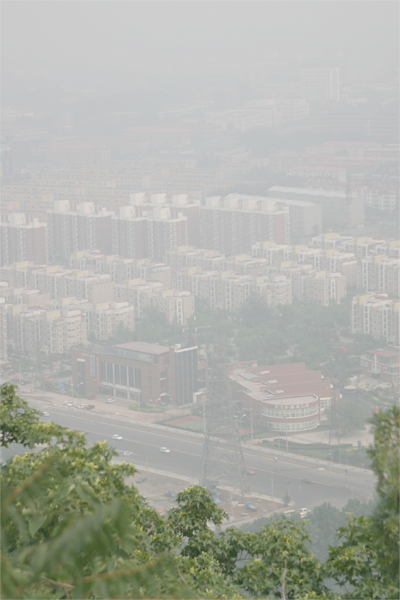
%> input picture Code/non_local_dehazing/images/cityscape_input.png, 400 x 600 px
$ octave imageEvaluationMetrics.m   (GNU Octave 9; MATLAB toolbox functions it lacks are replaced by stand-ins)
%> lines starting %> are read from the running program, lines starting %| are printed output that depends on the picture
% Image Evaluation Metrics used in Qing et al. (see references)
% Better Dehazing - Lower Mc, Higher Ec and Gc in dehazed image

clear all

% Image to evaluate
try
    I = imread('non_local_dehazing/images/cityscape_input.png');
%> I is the input picture: size 600x400x3 uint8; mean R, G, B 173.5, 175.6, 167.6
catch
    warning('Image Not Found');
    return
end

if (size(I,3) == 1)  % grayscale
    [m,n] = size(I);
    meanc = mean(mean(I));   % mean value
    h = imhist(I)/(m*n);              % compute histogram
    ec = sum(-h.*log2(0.0001+h));  % entropy
    j = 1:m-1;   k = 1:n-1;
    gx = zeros(m-1,n-1); gy = zeros(m-1,n-1);
    gx(j,k) = I(j,k+1) - I(j,k);    % gradient along x direction
    gy(j,k) = I(j+1,k) - I(j,k);    % gradient along y direction
    gc = mean(mean(sqrt(0.5*(gx.^2 + gy.^2))));  % average of gradient magnitude
else    % color
    [m,n,~] = size(I);
%> m = 600; n = 400
    meanc = reshape(mean(mean(I)),1,3);   % mean value
%> meanc = [173.5 175.6 167.6]
    h1 = imhist(I(:,:,1))/(m*n);      % compute histogram in each channel
%> h1 = 256 values, max 0.0518 at index 205, min 0 at index 1, mean 0.00391
    h2 = imhist(I(:,:,2))/(m*n);
%> h2 = 256 values, max 0.0481 at index 205, min 0 at index 1, mean 0.00391
    h3 = imhist(I(:,:,3))/(m*n);
%> h3 = 256 values, max 0.0421 at index 205, min 0 at index 1, mean 0.00391
    ec = [sum(-h1.*log2(0.0001+h1)),sum(-h2.*log2(0.0001+h2)),sum(-h3.*log2(0.0001+h3))]; % entropy
%> ec = [6.34 6.24 6.26]
    j = 1:m-1;   k = 1:n-1;
%> after `j = 1:m-1`: j = 599 values from 1 to 599
%> after `k = 1:n-1`: k = 399 values from 1 to 399
    gx = zeros(m-1,n-1,3); gy = zeros(m-1,n-1,3);
    gx(j,k,:) = I(j,k+1,:) - I(j,k,:);    % gradient along x direction
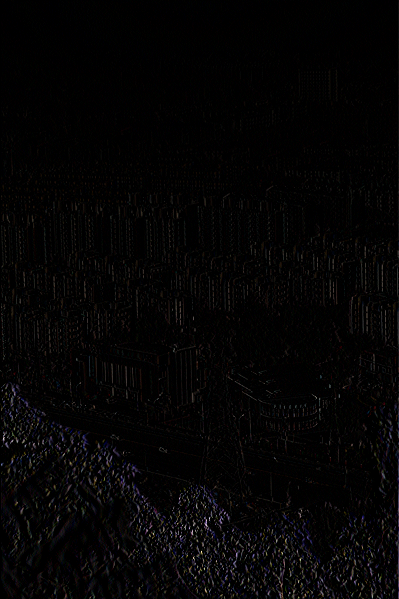
%> gx: size 599x399x3 double; mean R, G, B 1.6, 1.3, 1.4; drawn with min black and max white
    gy(j,k,:) = I(j+1,k,:) - I(j,k,:);    % gradient along y direction
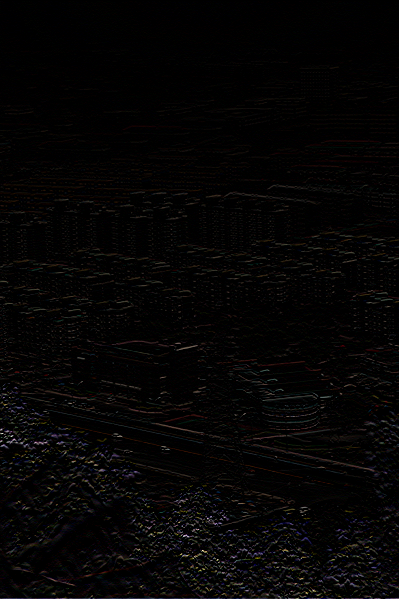
%> gy: size 599x399x3 double; mean R, G, B 1.8, 1.4, 1.4; drawn with min black and max white
    gc = reshape(mean(mean(sqrt(0.5*(gx.^2 + gy.^2)))),1,3);  % average of gradient magnitude
%> gc = [2.1 1.76 1.75]
end

disp('In order of channels ')
disp('Mean value Mc for image = ');
disp(meanc)
%|    173.45   175.62   167.61
disp('Entropy Ec for image = ');
disp(ec)
%|    6.3431   6.2369   6.2619
disp('Average Gradient Gc for image = ');
disp(gc)
%|    2.0976   1.7597   1.7528

$ run again, with Code/non_local_dehazing/images/pumpkins_input.png copied over Code/non_local_dehazing/images/cityscape_input.png
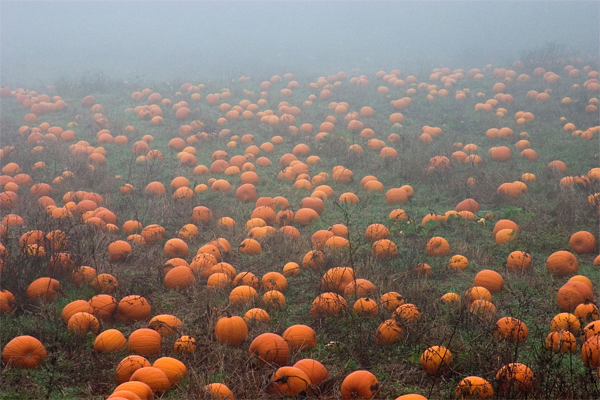
%> input picture Code/non_local_dehazing/images/pumpkins_input.png, 600 x 400 px
%> I is the input picture: size 400x600x3 uint8; mean R, G, B 132.7, 116.1, 106.8
%> meanc = [132.7 116.1 106.8]
%> h1 = 256 values, max 0.0107 at index 169, min 0 at index 1, mean 0.00391
%> h2 = 256 values, max 0.0088 at index 193, min 0 at index 207, mean 0.00391
%> h3 = 256 values, max 0.00765 at index 50, min 0 at index 226, mean 0.00391
%> ec = [7.5 7.42 7.6]
%> `gx(j,k,:) = I(j,k+1,:) - I(j,k,:);`:
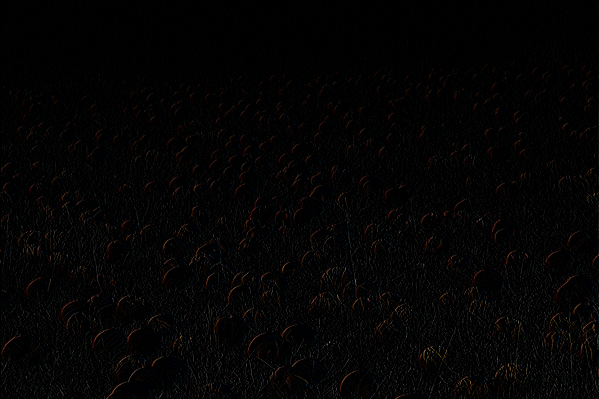
%> gx: size 399x599x3 double; mean R, G, B 4, 3.4, 3.3
%> `gy(j,k,:) = I(j+1,k,:) - I(j,k,:);`:
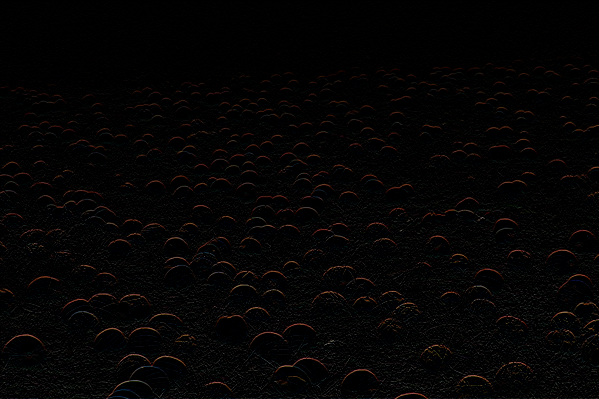
%> gy: size 399x599x3 double; mean R, G, B 4.4, 3.6, 3.3
%> gc = [5.19 4.26 3.98]
%|    132.71   116.12   106.82
%|    7.4959   7.4159   7.5999
%|    5.1924   4.2578   3.9765
